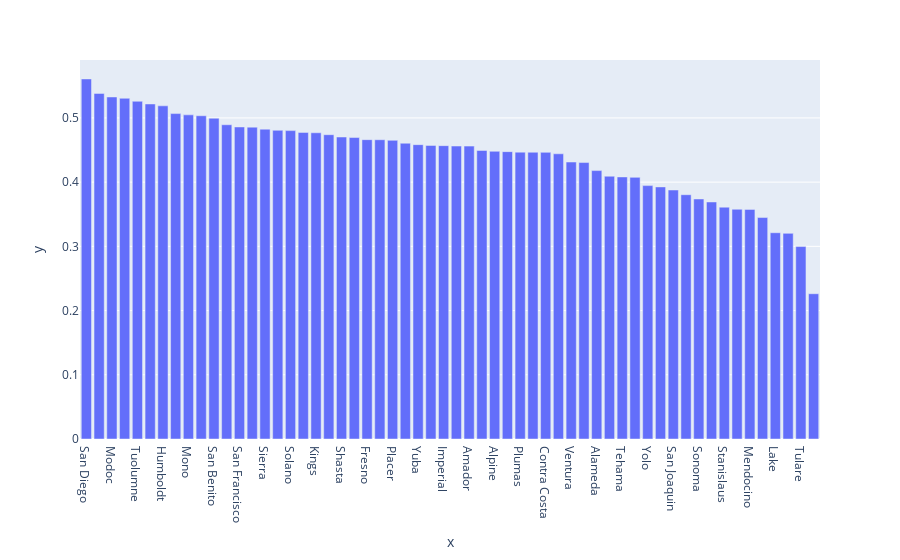

Source (notebook cell):
### Code cell
df_tip_county_sorted = df_tip_county.sort_values(by= [1], ascending= False)
px.bar(x= df_tip_county_sorted.county, y= df_tip_county_sorted[1])

### Figure 1 — Plotly figure (JSON) as saved in the notebook; plotly's stock layout.template omitted (floating-point values rounded to 4 significant figures)
{"data": [{"alignmentgroup": "True", "hovertemplate": "x=%{x}<br>y=%{y}<extra></extra>", "legendgroup": "", "marker": {"color": "#636efa", "pattern": {"shape": ""}}, "name": "", "offsetgroup": "", "orientation": "v", "showlegend": false, "textposition": "auto", "type": "bar", "x": ["San Diego", "Santa Barbara", "Modoc", "El Dorado", "Tuolumne", "Del Norte", "Humboldt", "San Bernardino", "Mono", "Lassen", "San Benito", "Merced", "San Francisco", "Colusa", "Sierra", "Glenn", "Solano", "Kern", "Kings", "Siskiyou", "Shasta", "Los Angeles", "Fresno", "Orange", "Placer", "Santa Clara", "Yuba", "San Mateo", "Imperial", "Calaveras", "Amador", "Madera", "Alpine", "All", "Plumas", "Sutter", "Contra Costa", "Nevada", "Ventura", "Napa", "Alameda", "Riverside", "Tehama", "San Luis Obispo", "Yolo", "Monterey", "San Joaquin", "Mariposa", "Sonoma", "Marin", "Stanislaus", "Sacramento", "Mendocino", "Santa Cruz", "Lake", "Inyo", "Tulare", "Trinity"], "xaxis": "x", "y": [0.5607, 0.5382, 0.5326, 0.5306, 0.5259, 0.5218, 0.5188, 0.5068, 0.5048, 0.5034, 0.4995, 0.4894, 0.4859, 0.4856, 0.4825, 0.4807, 0.4802, 0.4774, 0.4769, 0.4739, 0.4703, 0.4695, 0.4661, 0.466, 0.4651, 0.4606, 0.4584, 0.4571, 0.4568, 0.4562, 0.4561, 0.4493, 0.448, 0.4475, 0.4467, 0.4465, 0.4464, 0.4441, 0.4313, 0.4305, 0.418, 0.4092, 0.4081, 0.4074, 0.3946, 0.3926, 0.3878, 0.3804, 0.3738, 0.3691, 0.361, 0.3578, 0.3576, 0.3448, 0.3212, 0.3202, 0.2997, 0.2262], "yaxis": "y"}], "layout": {"barmode": "relative", "legend": {"tracegroupgap": 0}, "margin": {"t": 60}, "xaxis": {"anchor": "y", "domain": [0, 1], "title": {"text": "x"}}, "yaxis": {"anchor": "x", "domain": [0, 1], "title": {"text": "y"}}}}
